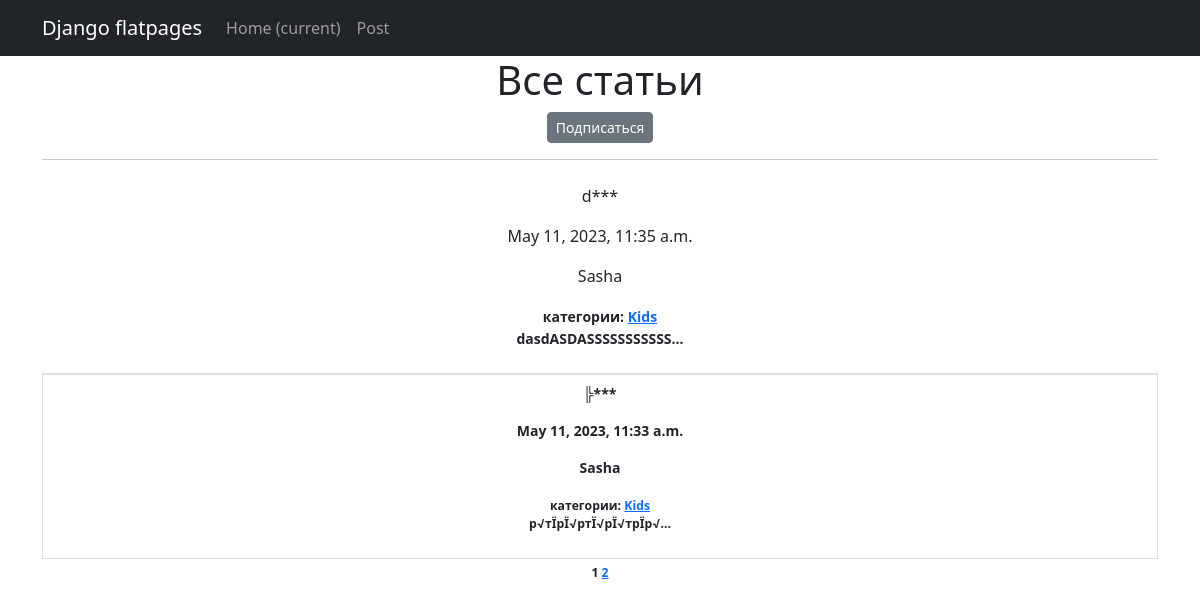
Page /news/categories/2 on the committed database.
### news_portal/models.py (models this page shows, shortened)
class Post(models.Model):
    author_ref = models.ForeignKey(Author, on_delete=models.CASCADE)
    a_or_n = models.BooleanField(default=False)
    time_create = models.DateTimeField(auto_now_add=True)
    categories = models.ManyToManyField(Category, through='PostCategory')
    header = models.CharField(max_length=255)
    article_text = models.TextField()
    article_rating = models.IntegerField(default=0)

class Author(models.Model):
    user_ref = models.OneToOneField(User, on_delete=models.CASCADE)
    user_rating = models.IntegerField(default=0)

class Category(models.Model):
    name = models.CharField(max_length=255, unique=True)
    subscribers = models.ManyToManyField(User, related_name='categories')
    def __str__(self):
        return self.name

### news_portal/views.py (the view)
# urls.py: path('categories/<int:pk>', CategoryListView.as_view(), name='category_list'),
class CategoryListView(ListView):
    model = Post
    template_name = 'category_list.html'
    context_object_name = 'category_news_list'
    paginate_by = 2  # вот так мы можем указать количество записей на странице
    def get_queryset(self):
        self.categories = get_object_or_404(Category, id=self.kwargs['pk'])
        queryset = Post.objects.filter(categories=self.categories).order_by('-time_create')
        return queryset
    def get_context_data(self, **kwargs):
       context = super().get_context_data(**kwargs)
       context['is_not_subscriber'] = self.request.user not in self.categories.subscribers.all()
       context['category'] = self.categories
       return context

### news_portal/templatetags/custom_filters.py (called while the page is built)
@register.filter()
def censor(value):
   return value[0:1:1]+'***'

### news_portal/templatetags/custom_tags.py (called while the page is built)
@register.simple_tag(takes_context=True)
def url_replace(context, **kwargs):
   d = context['request'].GET.copy()
   for k, v in kwargs.items():
       d[k] = v
   return d.urlencode()

### templates/category_list.html (shortened to what this page needs)
{% extends 'flatpages/default.html' %}
{% load custom_filters %}
{% load custom_tags %}
{% block content %}
    <h1>Все статьи</h1>
    {% if is_not_subscriber %}
        <p class="text-center"><a href="{% url 'subscribe' category.id %}" class="btn btn-secondary btn-sm">Подписаться</a></p>
    {% endif %}
   <hr>
   {% load cache %}
   {% cache 30 list_categs %}
   <ul class="list-group list-group-flush">
       {% for post in category_news_list %}
            <li class="list-group-item">
               <p>{{ post.header|censor }}</p>
               <p>{{ post.time_create }}</p>
               <p>{{ post.author_ref.user_ref.username }}</p>
               <small class="fw-bold">категории:
                   {% for category in post.categories.all %}
                        <a href="{% url 'category_list' category.id %}">{{category}}</a>
                   {% endfor %}
               <p>{{ post.article_text|truncatechars:20 }}</p>
            </li>
       {% endfor %}
   </ul>
   {% endcache %}
   {{ page_obj.number }}
   {% if page_obj.has_next %}
       <a href="?{% url_replace page=page_obj.next_page_number %}">{{ page_obj.next_page_number }}</a>
   {% endif %}
{% endblock content %}

### rows in the picture
Post: header|censor "d***", time_create "May 11, 2023, 11:35 a.m.", author_ref.user_ref.username "Sasha", article_text "dasdASDASSSSSSSSSSS…"
Category: name "Kids"
Post: header|censor "╠***", time_create "May 11, 2023, 11:33 a.m.", author_ref.user_ref.username "Sasha", article_text "р√тЇрЇ√ртЇ√рЇ√трЇр√…"

### other values in the picture
{{ page_obj.number }} "1"
{{ page_obj.next_page_number }} "2"
